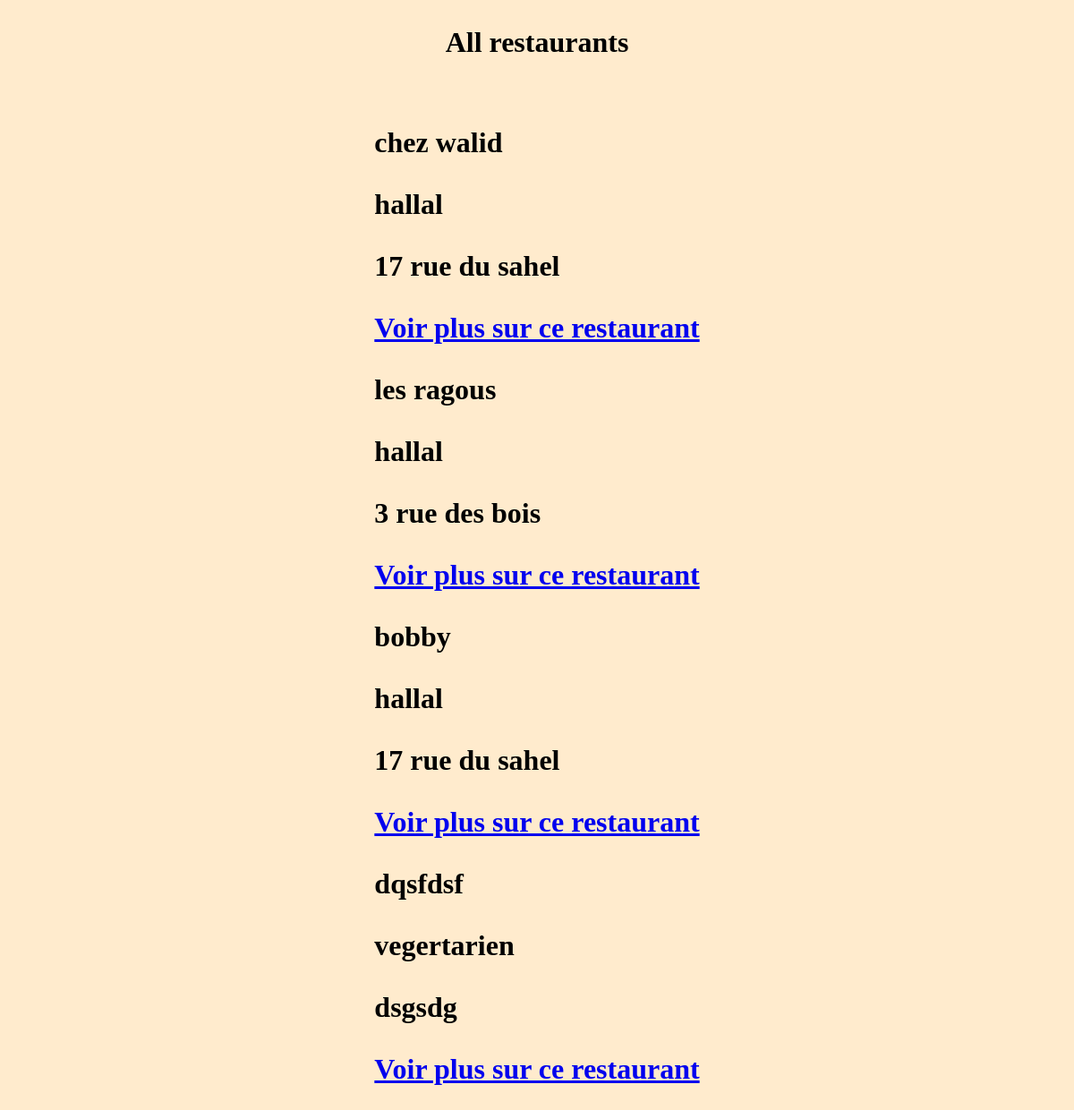
/food/all, run on the app's committed database.
### food_app/models.py (models this page shows, shortened)
class Restaurant(models.Model):
    name=models.CharField(max_length=150,)
    adress=models.CharField(max_length=150,)
    price=models.FloatField(null=True, blank=True,default=0)
    creator=models.ForeignKey(User,on_delete=models.SET_NULL,null=True)
    inclusive_type=models.ForeignKey(Inclusive_type,on_delete=models.SET_NULL,null=True)
    food_type=models.ForeignKey(Food_type,on_delete=models.SET_NULL,null=True)
    image = models.ImageField(upload_to='restaurant_pict',blank=True,null=True)
    likes = models.ManyToManyField(User,related_name="restaurant_post",blank=True,default="")

class Inclusive_type(models.Model):
    name=models.CharField(max_length=150,)
    def __str__(self):
        return self.name

### food_app/views.py (the view)
# urls.py: path('all',allRestaurants,name="all_restaurants"),
def allRestaurants(request):
    allRestaurants = Restaurant.objects.all()
    context={
        "allRestaurants":allRestaurants
    }
    return render(request,'food_app/allRestaurants.html',context)

### food_app/templates/food_app/allRestaurants.html (shortened to what this page needs)
{% extends "main.html" %}
{%block content%}
<h1>All restaurants<h1>
{% for restaurant in allRestaurants %}
<p>{{restaurant.name}}</p>
<p>{{restaurant.inclusive_type}}</p>
<p>{{restaurant.adress}}</p>
<a href="{% url 'food_app:one_restaurant' restaurant.id %}">Voir plus sur ce restaurant</a>
{% endfor %}
{%endblock%}

### project_test/static/project_test/main.css (style rules this page uses)
body { background-color:blanchedalmond; display:flex; flex-direction: column; align-items: center; }

### data on the page
Restaurant: name "chez walid", inclusive_type "hallal", adress "17 rue du sahel"
Restaurant: name "les ragous", inclusive_type "hallal", adress "3 rue des bois"
Restaurant: name "bobby", inclusive_type "hallal", adress "17 rue du sahel"
Restaurant: name "dqsfdsf", inclusive_type "vegertarien", adress "dsgsdg"
